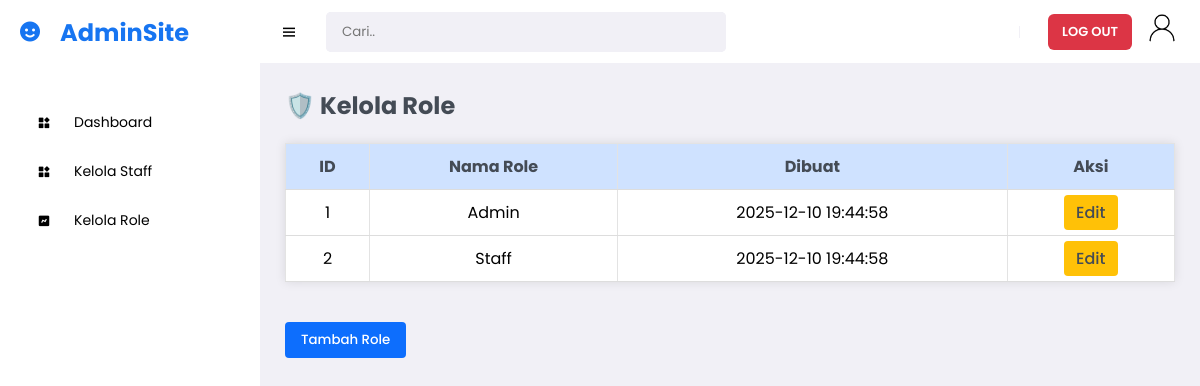
Page /supermarket-app/public/admin/kelolaRole.php (signed in) on the committed database.
### tables this page shows
CREATE TABLE `roles` (
  `role_id` int(10) UNSIGNED NOT NULL,
  `role_name` varchar(20) NOT NULL,
  `created_at` timestamp NOT NULL DEFAULT current_timestamp()
);

### supermarket-app/models/role_model.php (called while the page is built, shortened)
<?php
require_once(__DIR__ . '/../config/db.php');
function get_all_roles() {
  global $conn;
  $query = "SELECT * FROM roles ORDER BY role_id ASC";
  $result = mysqli_query($conn, $query);
  return mysqli_fetch_all($result, MYSQLI_ASSOC);
}

### supermarket-app/controllers/admin/role_controller.php (called while the page is built, shortened)
<?php
require_once(__DIR__ . '/../../models/role_model.php');
function read_roles_controller() {
  return get_all_roles();
}

### supermarket-app/public/admin/kelolaRole.php (the view, shortened to what this page needs)
<?php
require_once '../layout/header.php';
require_once('../../controllers/admin/role_controller.php');
require_once '../layout/sidebar.php';
$roles = read_roles_controller();
?>
<!DOCTYPE html>
<html>
<head>
   <link href='https://unpkg.com/boxicons@2.0.9/css/boxicons.min.css' rel='stylesheet'>
   <link rel="stylesheet" href="../../assets/css/dashboard.css">
</head>
<body>
<section id="content">
<div class="main-content">
   <h1 class="main-title">🛡️ Kelola Role</h1>
   <table>
      <thead>
         <tr>
            <th>ID</th>
            <th>Nama Role</th>
            <th>Dibuat</th>
            <th>Aksi</th>
         </tr>
      </thead>
      <tbody>
         <?php foreach ($roles as $r): ?>
            <tr>
               <td><?= $r['role_id'] ?></td>
               <td><?= htmlspecialchars($r['role_name']) ?></td>
               <td><?= $r['created_at'] ?></td>
               <td>
                  <a href="./role/edit_role.php?id=<?= $r['role_id'] ?>" class="btn btn-warning btn-sm">Edit</a>
               </td>
            </tr>
         <?php endforeach; ?>
      </tbody>
   </table>
   <a href="./role/add_role.php">
      <button class="btn btn-add-user">Tambah Role</button>
   </a>
</div>
</section>
</body>
</html>

### supermarket-app/assets/css/dashboard.css (style rules this page uses)
* { font-family: "Poppins", serif; margin: 0; padding: 0; box-sizing: border-box; }
:root { --grey: #f1f0f6; --dark-grey: #8d8d8d; --light: #fff; --dark: #000; --green: #81d43a; --light-green: #e3ffcb; --blue: #1775f1; --light-blue: #d0e4ff; --dark-blue: #0c5fcd; --red: #fc3b56; --primary-text: #444b55; --error: #ef4444; --border: #e3e3e3; --primary-table: #cfe2ff; }
body { background: var(--grey); }
a { text-decoration: none; }
#content { position: relative; width: calc(100% - 260px); left: 260px; transition: all 0.3s ease; }
.main-content { padding: 25px; }
.main-content .main-title { margin-bottom: 20px; color: var(--primary-text); }
table { width: 100%; border-collapse: collapse; background-color: var(--light); box-shadow: 0 0 10px rgba(0, 0, 0, 0.1); margin-bottom: 20px; }
th, td { padding: 12px; border: 1px solid var(--border); text-align: center; }
th { background-color: var(--primary-table); color: var(--primary-text); }
table .btn-warning { background-color: #ffc107; color: var(--primary-text); border: none; padding: 6px 12px; border-radius: 4px; cursor: pointer; font-weight: 500; }
.btn-add-user { background-color: #0d6efd; color: var(--light); border: none; padding: 8px 16px; border-radius: 4px; font-weight: 500; cursor: pointer; display: block; margin-bottom: 15px; }
table { width: 100%; border-collapse: collapse; margin-bottom: 40px; }
table th, table td { padding: 10px; border-bottom: 1px solid #ddd; }

### rows in the picture
roles: role_id "1", role_name "Admin", created_at "2025-12-10 19:44:58"
roles: role_id "2", role_name "Staff", created_at "2025-12-10 19:44:58"
